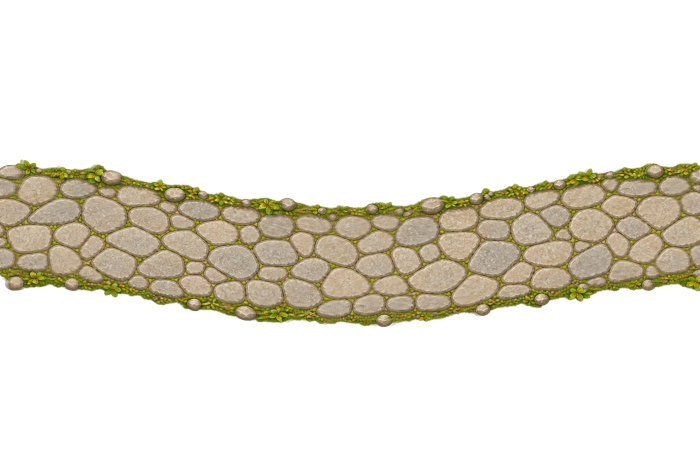
#> input picture Resources/road/poc/road_poc_gentle_curve.png, 1400 x 900 px (shown at 1/2 size); its folder holds 4 pictures in this run
$ python audit_road_curve_v2.py
#> lines starting #> are read from the running program, lines starting #| are printed output that depends on the picture
from pathlib import Path
import sys
sys.path.insert(0,str(Path(__file__).resolve().parents[1]/'.tools'))
import numpy as np
from PIL import Image
base=Path(__file__).resolve().parent
for kind in ('gentle_curve','s_curve'):
 for version in ('','_v2'):
  a=np.asarray(Image.open(base/f'road_poc_{kind}{version}.png').convert('RGBA'))[:,:,3]
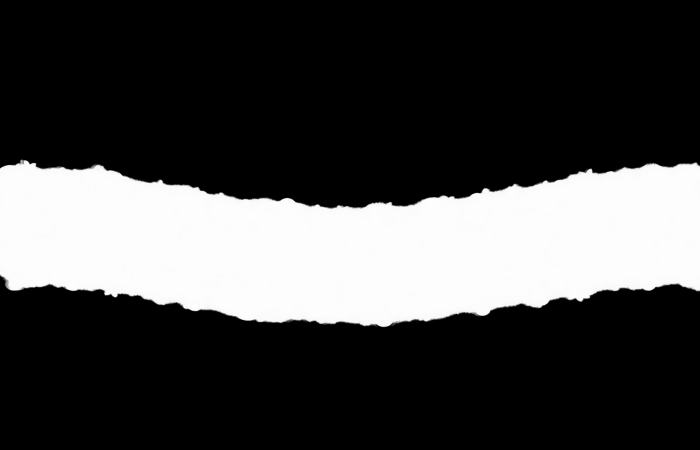
#> a: shape (900, 1400) (shown at 1/2 size); min 0, max 255, mean 67.4
  widths=[]
  for x in np.arange(100,1301,50):
   t=x/1399
   if kind=='gentle_curve':y=450+82*np.sin(np.pi*t)**2;slope=82*np.pi/1399*np.sin(2*np.pi*t)
   else:y=450+88*np.sin(2*np.pi*t);slope=88*2*np.pi/1399*np.cos(2*np.pi*t)
   n=np.arange(-170,171);q=np.sqrt(1+slope*slope)
   xx=np.rint(x-n*slope/q).astype(int);yy=np.rint(y+n/q).astype(int)
   good=np.where(a[yy,xx]>100)[0]
   widths.append(int(good.max()-good.min()+1))
#> after the loop, widths = 25 values, max 251 at index 19, min 230 at index 14, mean 239.6
  print(kind,version or 'v1','size',a.shape[::-1], 'normal_width_p5_p50_p95',np.percentile(widths,[5,50,95]).tolist(),
        'transparent_corner_alpha',int(a[0,0]))
#| gentle_curve v1 size (1400, 900) normal_width_p5_p50_p95 [231.0, 239.0, 247.6] transparent_corner_alpha 0
#> pass 2 of the loop `for kind in ('gentle_curve','s_curve'):`:
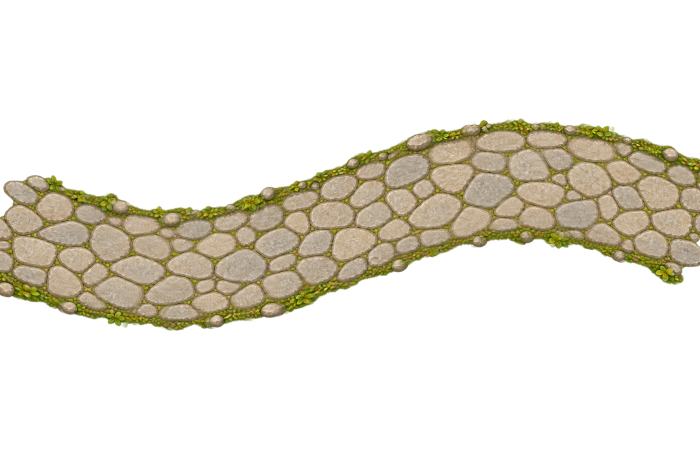
#> input picture Resources/road/poc/road_poc_s_curve.png, 1400 x 900 px (shown at 1/2 size)
#> `a=np.asarray(Image.open(base/f'road_poc_{kind}{version}.png').convert(..`:
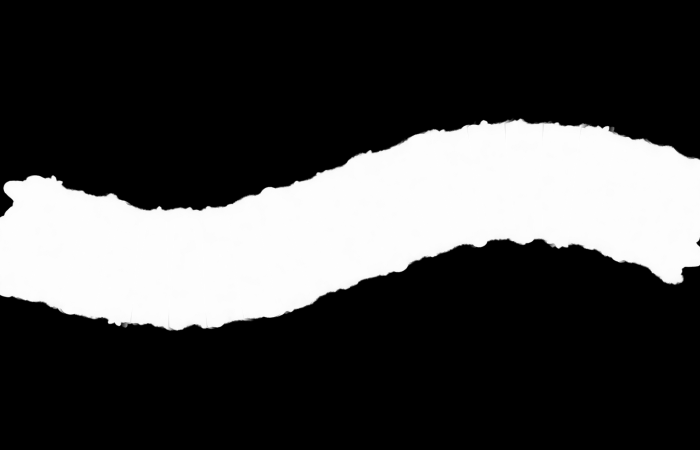
#> a: shape (900, 1400) (shown at 1/2 size); min 0, max 255, mean 68.7
